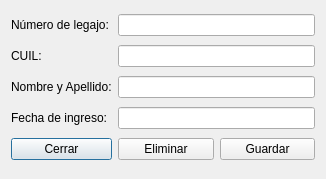
<?xml version="1.0" encoding="UTF-8"?>
<ui version="4.0">
 <class>frm_empleado</class>
 <widget class="QDialog" name="frm_empleado">
  <property name="geometry">
   <rect>
    <x>0</x>
    <y>0</y>
    <width>326</width>
    <height>179</height>
   </rect>
  </property>
  <property name="windowTitle">
   <string>Empleado</string>
  </property>
  <layout class="QGridLayout" name="gridLayout">
   <item row="0" column="0">
    <widget class="QLabel" name="lbl_0">
     <property name="text">
      <string>Número de legajo:</string>
     </property>
    </widget>
   </item>
   <item row="0" column="1" colspan="2">
    <widget class="QLineEdit" name="txt_legajo"/>
   </item>
   <item row="1" column="0">
    <widget class="QLabel" name="lbl_1">
     <property name="text">
      <string>CUIL:</string>
     </property>
    </widget>
   </item>
   <item row="1" column="1" colspan="2">
    <widget class="QLineEdit" name="txt_cuil"/>
   </item>
   <item row="2" column="0">
    <widget class="QLabel" name="lbl_2">
     <property name="text">
      <string>Nombre y Apellido:</string>
     </property>
    </widget>
   </item>
   <item row="2" column="1" colspan="2">
    <widget class="QLineEdit" name="txt_name"/>
   </item>
   <item row="3" column="0">
    <widget class="QLabel" name="lbl_4">
     <property name="text">
      <string>Fecha de ingreso:</string>
     </property>
    </widget>
   </item>
   <item row="3" column="1" colspan="2">
    <widget class="QLineEdit" name="txt_fecing"/>
   </item>
   <item row="4" column="0">
    <widget class="QPushButton" name="btn_cerrar">
     <property name="text">
      <string>Cerrar</string>
     </property>
    </widget>
   </item>
   <item row="4" column="1">
    <widget class="QPushButton" name="btn_eliminar">
     <property name="text">
      <string>Eliminar</string>
     </property>
    </widget>
   </item>
   <item row="4" column="2">
    <widget class="QPushButton" name="btn_guardar">
     <property name="text">
      <string>Guardar</string>
     </property>
    </widget>
   </item>
  </layout>
 </widget>
 <resources/>
 <connections/>
</ui>
